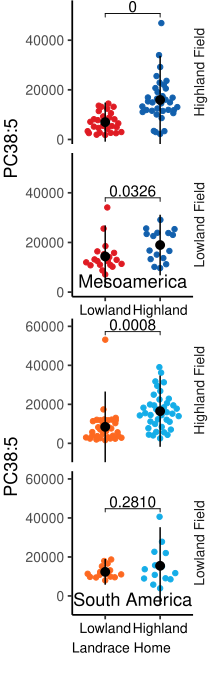

R code for this plot:

stat_sign <- function(x){ 
  x %>%
    group_by(LOCATION) %>%
    rstatix::t_test(., PC_38_5_A ~ elevation) %>%
    rstatix::add_xy_position(x = "elevation") %>%
    rstatix::adjust_pvalue(method = "BH") %>%
    rstatix::add_significance()  %>%
    dplyr::mutate( p_raw = p, p = p.adj,
                   pval_fmt = format.pval(p.adj, digits = 4)) %>%
    dplyr::arrange(p) 
}

PC_38_5_A <-  "PC38:5"
stat_sign(hilo_lipids)
field <- c("Highland Field", "Lowland Field")
names(field) <-  levels(as.factor(hilo_lipids$LOCATION)) 

home <- c("Lowland", "Highland")
names(home) <-  levels(as.factor(hilo_lipids$elevation)) 


plot_common_garden <- function(x){
  ggplot(data = x, aes(x = elevation, y = PC_38_5_A, color = elevation) )  +
    ggbeeswarm::geom_quasirandom() +
    stat_summary(
      fun.data=mean_sdl,
      fun.args = list(mult = 2), 
      geom="pointrange", color = "black") +
    ggpubr::stat_pvalue_manual(
      stat_sign(x), label = "{pval_fmt}",bracket.nudge.y = 0.1,
    ) +
    scale_y_continuous(name = PC_38_5_A, 
                       # limits = c(-1, 2.5), 
                       # breaks = c(0:2),
                       expand = expansion(mult = c(0, .1))
    ) +
    scale_x_discrete( labels = home) +
    #  xlab("Landrace Home") +
    #ylab("log10(PCs/LPCs)") +
    facet_grid(LOCATION ~ continent,
               labeller = labeller(LOCATION = field)) +
    ggpubr::theme_classic2(base_size = 13) +
    theme( 
      axis.text.x = element_text(color = "black"),
      # axis.title.y = element_text(size= 14),
      axis.title.x=element_blank(),
      panel.border = element_blank(),
      #panel.spacing.y=unit(0, "lines"),
      strip.background = element_blank(),
      strip.text.x = element_blank(),
      strip.text.y = element_text(angle=90, vjust = 3, hjust = 0.5), # <<<
      legend.position ="none"
    ) 
}  



add_continent <- function(x,y=0){
  origin = data.frame(
    LOCATION = c("PV","MT"),
    elevation = "Low",
    label = c(x,"")
  )
  geom_text(
    data = origin,
    mapping = aes( x = 1.5, y = y, label = label),
    color = "black",
    hjust = 0.5, vjust = -0.7, size = 13*0.35)
}  

fig  <- NULL
fig1 <- NULL
fig1A <- NULL

fig <- ggpubr::ggarrange( 
  
  hilo_lipids %>%
    dplyr::filter(continent == "Mex") %>%
    plot_common_garden() +
    add_continent("Mesoamerica", y = -Inf) +
    scale_color_manual(values=meso_pal) +
    theme(
      plot.margin=unit(c(0.01,0,0.01,0.1), "cm")
    ), 
  
  hilo_lipids %>%
    dplyr::filter(continent == "SA") %>%
    plot_common_garden() +
    add_continent("South America", y = -Inf) +
    scale_color_manual(values=south_pal) +
    theme(
      plot.margin=unit(c(0.01,0,0.01,0.1), "cm")
    ),
  nrow = 2
)

hilo_lipids %>%
  dplyr::filter(continent == "Mex") %>%
  dplyr::pull(PC_38_5_A) %>% hist()


fig1 <- ggpubr::ggarrange(fig,NULL, nrow = 2, heights =  c(10,1))

fig1A <- cowplot::ggdraw(fig1) +
  cowplot::draw_label("Landrace Home", x = 0.55, y = 0.075, size = 10)

pdf(file= "fig1A.pdf", width = 2.2,height =7)
fig1A
dev.off() 
